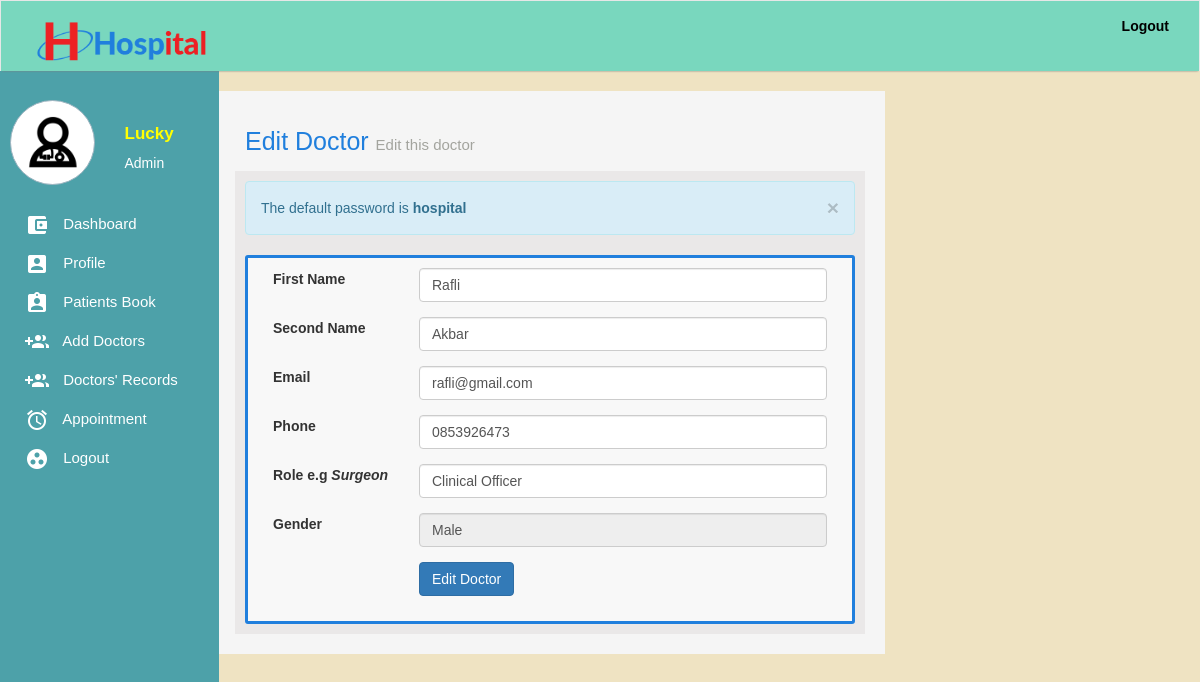
The page /add-doctors.php?token=dd69920006c75a4f5b0166e37b1da51b (signed in) on the database its author committed.
### tables this page shows
CREATE TABLE IF NOT EXISTS `users` (
`id` int(11) NOT NULL,
  `firstName` varchar(255) NOT NULL,
  `secondName` varchar(255) NOT NULL,
  `email` varchar(255) NOT NULL,
  `password` varchar(255) NOT NULL,
  `token` varchar(255) NOT NULL,
  `status` int(11) NOT NULL,
  `phone` varchar(255) NOT NULL,
  `profile` varchar(255) DEFAULT NULL,
  `gender` varchar(255) NOT NULL,
  `role` varchar(255) DEFAULT NULL
);

### classes/User.class.php (called while the page is built, shortened)
<?php
class User{
	public static function loggedIn(){
		if(isset($_COOKIE['emr-user']) && $_COOKIE['emr-user'] != ""){
			return true;
		}
		return false;
	}
	public static function get($token, $field){
		$query = Db::fetch("users", "$field", "token = ? ", $token, "", "", "" );
		$data = Db::num($query);
		return $data[0];
	}
}

### classes/Db.class.php (called while the page is built, shortened)
<?php
class Db{
	public static function connect(){
		try{
			$db = new PDO("mysql:host=".Config::DB_HOST.";dbname=".Config::DB_NAME,Config::DB_USER, Config::DB_PASSWORD);
			$db->setAttribute(PDO::ATTR_ERRMODE, PDO::ERRMODE_EXCEPTION);
		} catch(Exception $e){
			self::returnedSQlError($e);
		}
		return $db;
	}
	public static function fetch($table, $columns,  $whereClause, $whereValue, $orderBy, $limit, $groupBy){
		if($limit == ""){
			$limit = "";
		} else {
			$limit = " LIMIT $limit ";
		}
		if($orderBy == ""){
			$orderBy = "";
		} else {
			$orderBy = " ORDER BY $orderBy ";
		}
		if($groupBy == ""){
			$groupBy = "";
		} else {
			$groupBy = "GROUP BY $groupBy";
		}
		$con = self::connect();
		if($columns == ""){
			$query = $con->prepare("SELECT * FROM $table WHERE $whereClause $groupBy $orderBy $limit");
			if($whereValue != ""){
				if(is_array($whereValue)){
					$n = 0;
					$countWhereValue = count($whereValue);
					while($n < $countWhereValue){
						$paramsCount = $n + 1;
						$query->bindParam($paramsCount, $whereValue[$n]);
						$n++;
					}
				} else {
					$query->bindParam(1, $whereValue);
				}
			} else {
				$query = $con->prepare("SELECT * FROM $table  $groupBy $orderBy  $limit");
			}
		} else {
			$sql = "SELECT ";
			if(is_array($columns)){
				$colsCount = count($columns);
				$start = 0;
				while($start < $colsCount){
					$commas = $start + 1;
					if($commas == $colsCount){
						$sql .= $columns[$start]." ";
					} else {
						$sql .= $columns[$start].", ";
					}
					$start ++;
				}
			} else {
				$sql .= "$columns ";
			}
			if($whereValue != ""){
				$sql .= "FROM $table WHERE $whereClause $groupBy $orderBy $limit";
				$query = $con->prepare($sql);
				if(is_array($whereValue)){
					$n = 0;
					$countWhereValue = count($whereValue);
					while($n < $countWhereValue){
						$paramsCount = $n + 1;
						$query->bindParam($paramsCount, $whereValue[$n]);
						$n++;
					}
				} else {
					$query->bindParam(1, $whereValue);
				}
			} else {
				$sql .= "FROM $table $groupBy $orderBy $limit";
				$query = $con->prepare($sql);
			}
		}
		$query->execute();
		return $query;
	}
	public static function num($query){
		return $query->fetch(PDO::FETCH_NUM);
	}
}

### importance.php (called while the page is built, shortened)
<?php
if(User::loggedIn()){
	$token = $_COOKIE['emr-user'];
	$userFirstName = User::get($token, "firstName");
	$userToken = User::get($token, "token");
	$userStatus = User::get($token, "status");
	$userRole = User::get($token, "role");
	if($userStatus == 1){
		$userRole = "Admin";
	} else {
		$userRole = $userRole;
	}
}

### classes/Form.class.php (the view, shortened to what this page needs)
<?php
class Form{
	private $_labelDistance;
	private $_method;
	public function __construct($labelDistance, $method){
		$this->_labelDistance = $labelDistance;
		$this->_method = $method;
	}
	public function init(){
			echo "<form class='form-horizontal' method='".$this->_method."' action='' >";
	}
	private function getDivDistance(){
		$divDistance = 12 - (int)$this->_labelDistance;
		return $divDistance;
	}
	public function textBox($label, $name, $type,  $value,  $additinalAttr){
		if($additinalAttr == ""){
			echo "
			<div class='form-group'>
				<label class='col-md-".$this->_labelDistance."'>$label</label>
				<div class='col-md-".$this->getDivDistance()."'>
					<input type='$type' name='$name' value='$value' class='form-control' />
				</div>
			</div>
		";
		} else {
			$formData = "
			<div class='form-group'>
				<label class='col-md-".$this->_labelDistance."'>$label</label>
				<div class='col-md-".$this->getDivDistance()."'>
					<input type='$type' name='$name' value='$value' class='form-control' ";
					$start = 0;
					while($start < count($additinalAttr)){
						$formData .= $additinalAttr[$start]." ";
						$start ++;
					}
			$formData .= " /></div>
			</div>
		";
		echo $formData;
		}
	}
	public function close($value){
		if($value == ""){
			echo "
			<div class='form-group'>
				<label class='col-md-".$this->_labelDistance."'></label>
				<div class='col-md-".$this->getDivDistance()."'></div>
			</div>
		";
		echo "</form>";
		} else {
			echo "
			<div class='form-group'>
				<label class='col-md-".$this->_labelDistance."'></label>
				<div class='col-md-".$this->getDivDistance()."'>
					<input type='submit' value='$value' class='btn btn-primary' />
				</div>
			</div>
		";
		echo "</form>";
		}
	}
}

### inc/sidebar.inc.php (shortened to what this page needs)
<?php
if(User::loggedIn()){
	if($userStatus == 1){
	?>
	<div class='sidebar'>
		<div class='sidebar-area'>
			<div class='row' style='margin-bottom: 20px;'>
				<div class='col-md-6'>
					<div class='user-profile'>
						<img src='images/3678412 - doctor medical care medical help stethoscope.png' class='img-responsive' style='max-height: 80px;' />
					</div>
				</div>
				<div class='col-md-6'>
					<div class='user-names'>
						<?php echo "$userFirstName";  ?>
					</div>
					<div class='user-role'>
						<?php echo "$userRole";  ?>
					</div>
				</div>
			</div>
			<ul class='sidebar-menu'>
				<li><a href='index.php'><img class='sidebar-menu-icon' src='images/ic_account_balance_wallet_white_24dp.png'  /> Dashboard</a></li>
				<li><a href='profile.php?token=<?php echo $userToken; ?>'><img class='sidebar-menu-icon' src='images/ic_account_box_white_24dp.png'  /> Profile</a></li>
				<li><a href='patients.php'><img class='sidebar-menu-icon' src='images/ic_assignment_ind_white_24dp.png'  /> Patients Book</a></li>
				<li><a href='add-doctors.php'><img class='sidebar-menu-icon' src='images/ic_group_add_white.png'  /> Add Doctors</a></li>
				<li><a href='doctors-record.php'><img class='sidebar-menu-icon' src='images/ic_group_add_white.png'  /> Doctors' Records</a></li>
				<li><a href='appointments.php'><img class='sidebar-menu-icon' src='images/ic_alarm_white_24dp.png'  /> Appointment</a></li>
				<li><a href='logout.php'><img class='sidebar-menu-icon' src='images/ic_group_work_white_24dp.png'  /> Logout</a></li>
			</ul>
		</div>
	</div>
	<?php
}
} else if(Patient::isPatientIn() ) {
?>
<div class='sidebar'>
		<div class='sidebar-area'>
			<div class='row' style='margin-bottom: 20px;'>
				<div class='col-md-6'>
					<div class='user-profile'>
						<img src='images/3678443 - ambulance fast fast hospital.png' class='img-responsive' style='max-height: 80px;' />
					</div>
				</div>
				<div class='col-md-6'>
					<div class='user-names'>
						<?php echo Patient::getP($_SESSION['patient'], "name");  ?>
					</div>
					<div class='user-role'>
						<?php echo "Patient";  ?>
					</div>
				</div>
			</div>
			<ul class='sidebar-menu'>
				<li><a href='patient-data.php'><img class='sidebar-menu-icon' src='images/ic_account_balance_wallet_white_24dp.png'  /> Your Data</a></li>
				<li><a href='book-appointments.php'><img class='sidebar-menu-icon' src='images/ic_alarm_white_24dp.png'  /> Book an Appointment</a></li>
				<li><a href='p-sent-appointments.php'><img class='sidebar-menu-icon' src='images/ic_alarm_white_24dp.png'  />Sent Appointments</a></li>
				<li><a href='p-reply-appointments.php'><img class='sidebar-menu-icon' src='images/ic_alarm_white_24dp.png'  />Replies</a></li>
				<li><a href='logout.php'><img class='sidebar-menu-icon' src='images/ic_group_work_white_24dp.png'  /> Logout</a></li>
			</ul>
		</div>
	</div>
<?php
}

### css/main.css (style rules this page uses)
body { font-family: 'Arial', sans-serif; background-color: #EFE3C2; color: #333; line-height: 1.6; margin: 0; }
.sidebar { position: relative; }
.sidebar .sidebar-area { z-index: 1; position: fixed; top: 50px; background: #4DA1A9; width: 219px; height: 100%; padding: 100px 10px 10px 10px; left: 0; top: 0; min-height: 500px; }
.sidebar-menu { padding: 0; }
.sidebar-menu li { list-style-type: none; }
.sidebar-menu li a { color: #fff; z-index: 999; display: block; text-decoration: none !important; padding: 7px 15px; font-size: 15px; }
.sidebar-menu-icon { margin-right: 10px; }
.user-profile { background: #fff; border: 1px solid #9db4c0; padding: 15px; border-radius: 60px; }
.user-names { color: #FFFF02; font-weight: bold; font-size: 17px; margin: 20px 0px 5px 0px; }
.user-role { color: #FFF; }

### rows shown on the page
users: firstName "Lucky", status "Admin"
users: fn "Rafli", sn "Akbar", em "rafli@gmail.com", phone "0853926473", role "Clinical Officer", gender "Male"

### other values the page prints
$message "The default password is hospital"
$label "First Name Second Name Email Phone Role e.g Surgeon"
$label "Gender"
